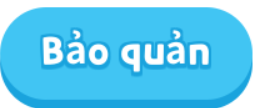
#> input picture store_template.png, 259 x 108 px
$ python -i feature_extractor.py   (imports and definitions only)
#> lines starting #> are read from the running program, lines starting #| are printed output that depends on the picture
#> further down, picture is the input picture: shape (108, 259, 3); mean B, G, R 241.9, 204.3, 101.7
import cv2
import numpy as np

class StateFeatureExtractor:
    def __init__(self, target_size=(64, 64), hsv_bins=(8, 8, 8)):
        self.target_size = target_size
        self.hsv_bins = hsv_bins

    def extract(self, img):
        """
        Trích xuất đặc trưng kết hợp từ:
        1. Ảnh thu nhỏ (Resized image) để giữ thông tin cấu trúc/giao diện chung.
        2. Lược đồ màu sắc HSV (Color Histogram) để nhận diện các màu đặc trưng (ví dụ: dấu chấm than đỏ, màu phao câu, nút bấm).
        """
        # 1. Trích xuất đặc trưng cấu trúc (Resized BGR)
        resized = cv2.resize(img, self.target_size)
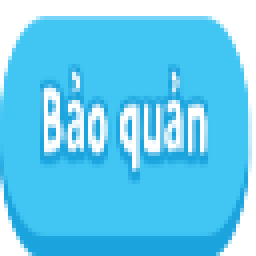
#> resized: shape (64, 64, 3) (shown 4 times larger); mean B, G, R 241.8, 204.1, 101.3
        # Chuẩn hóa giá trị pixel về khoảng [0, 1] và làm phẳng
        struct_feat = resized.astype(np.float32).flatten() / 255.0
#> struct_feat = 12288 values, max 1 at index 0, min 0.102 at index 3323, mean 0.715

        # 2. Trích xuất đặc trưng màu sắc (HSV Histogram)
        hsv = cv2.cvtColor(img, cv2.COLOR_BGR2HSV)
#> hsv: shape (108, 259, 3); mean H, S, V 81, 150.4, 241.9
        hist = cv2.calcHist([hsv], [0, 1, 2], None, self.hsv_bins,
                            [0, 180, 0, 256, 0, 256])
        # Chuẩn hóa histogram
        cv2.normalize(hist, hist)
        color_feat = hist.flatten()
#> color_feat = 512 values, max 0.938 at index 303, min 0 at index 0, mean 0.00317

        # Kết hợp các vector đặc trưng lại với nhau
        combined_feat = np.concatenate([struct_feat, color_feat])
#> combined_feat = 12800 values, max 1 at index 0, min 0 at index 12288, mean 0.687
        return combined_feat

>>> import cv2
>>> picture = cv2.imread('store_template.png')
>>> result = StateFeatureExtractor().extract(picture)
#> result has the same summary as combined_feat in extract
